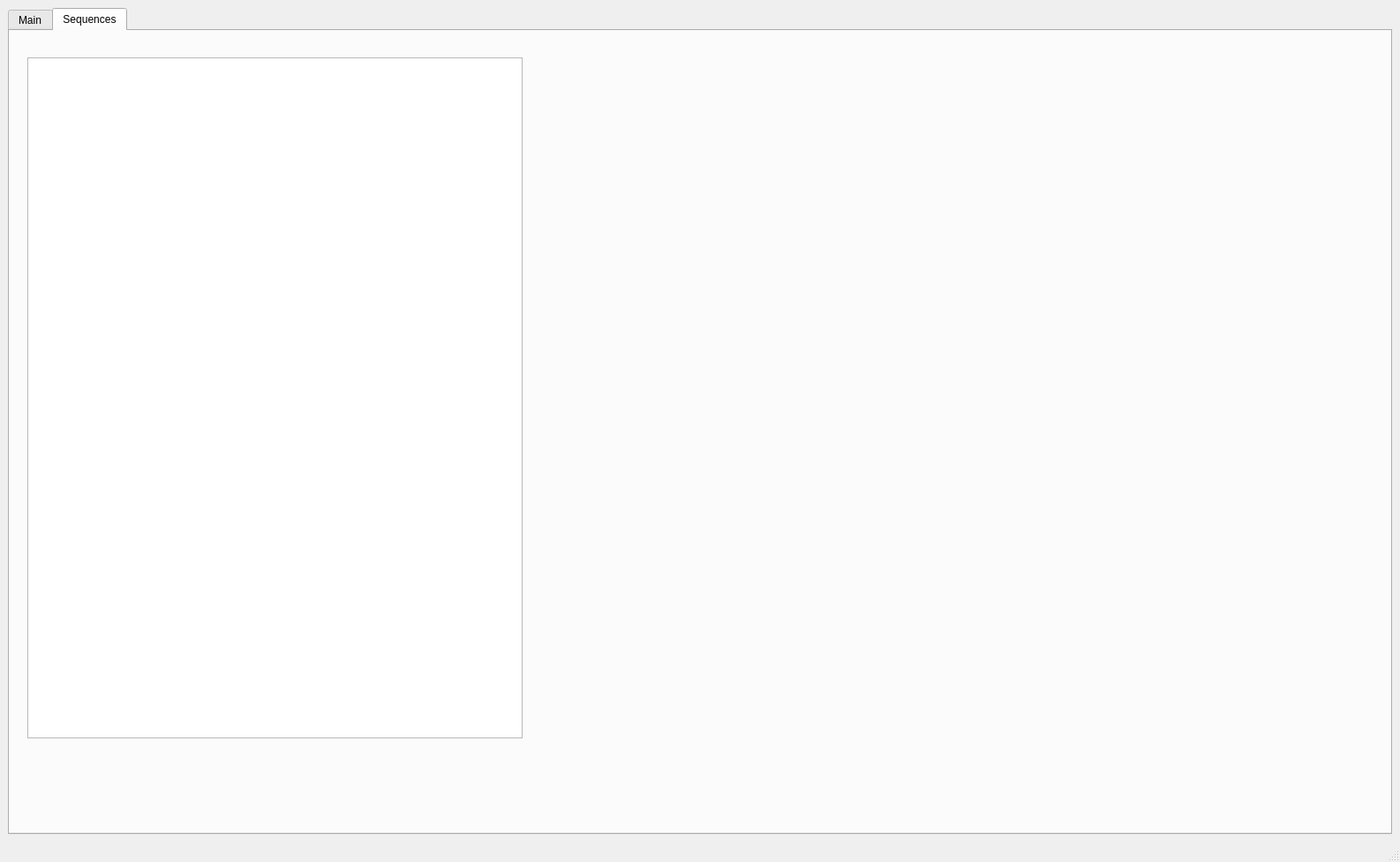
<?xml version="1.0" encoding="UTF-8"?>
<ui version="4.0">
 <class>MainWindow</class>
 <widget class="QMainWindow" name="MainWindow">
  <property name="geometry">
   <rect>
    <x>0</x>
    <y>0</y>
    <width>1586</width>
    <height>976</height>
   </rect>
  </property>
  <property name="sizePolicy">
   <sizepolicy hsizetype="Expanding" vsizetype="Expanding">
    <horstretch>0</horstretch>
    <verstretch>0</verstretch>
   </sizepolicy>
  </property>
  <property name="sizeIncrement">
   <size>
    <width>1</width>
    <height>1</height>
   </size>
  </property>
  <property name="windowTitle">
   <string>MainWindow</string>
  </property>
  <widget class="QWidget" name="centralwidget">
   <property name="sizePolicy">
    <sizepolicy hsizetype="Expanding" vsizetype="Expanding">
     <horstretch>0</horstretch>
     <verstretch>0</verstretch>
    </sizepolicy>
   </property>
   <property name="sizeIncrement">
    <size>
     <width>1</width>
     <height>1</height>
    </size>
   </property>
   <layout class="QGridLayout" name="gridLayout_2">
    <item row="0" column="0">
     <widget class="QTabWidget" name="tabWidget">
      <property name="sizePolicy">
       <sizepolicy hsizetype="Expanding" vsizetype="Expanding">
        <horstretch>1</horstretch>
        <verstretch>1</verstretch>
       </sizepolicy>
      </property>
      <property name="sizeIncrement">
       <size>
        <width>1</width>
        <height>1</height>
       </size>
      </property>
      <property name="currentIndex">
       <number>1</number>
      </property>
      <widget class="QWidget" name="tab">
       <attribute name="title">
        <string>Main</string>
       </attribute>
       <layout class="QGridLayout" name="gridLayout">
        <item row="5" column="2">
         <widget class="QPushButton" name="fwd">
          <property name="text">
           <string>&gt;&gt;</string>
          </property>
         </widget>
        </item>
        <item row="7" column="0" colspan="4">
         <widget class="QLineEdit" name="img_folder">
          <property name="text">
           <string>/tmp/faces</string>
          </property>
         </widget>
        </item>
        <item row="7" column="4">
         <widget class="QPushButton" name="btn_img_folder">
          <property name="text">
           <string>Set Folder</string>
          </property>
         </widget>
        </item>
        <item row="0" column="0" rowspan="2" colspan="3">
         <widget class="QLabel" name="img">
          <property name="minimumSize">
           <size>
            <width>0</width>
            <height>0</height>
           </size>
          </property>
          <property name="text">
           <string>Image</string>
          </property>
         </widget>
        </item>
        <item row="0" column="4" rowspan="2" colspan="2">
         <widget class="QLabel" name="gps_img">
          <property name="text">
           <string>TextLabel</string>
          </property>
         </widget>
        </item>
        <item row="0" column="3" rowspan="2">
         <widget class="QLabel" name="stats_img">
          <property name="text">
           <string>TextLabel</string>
          </property>
         </widget>
        </item>
        <item row="2" column="2" rowspan="2">
         <widget class="QLabel" name="img_label">
          <property name="text">
           <string>Label</string>
          </property>
         </widget>
        </item>
        <item row="6" column="0" colspan="5">
         <widget class="QSlider" name="slider">
          <property name="orientation">
           <enum>Qt::Horizontal</enum>
          </property>
         </widget>
        </item>
        <item row="2" column="0" rowspan="2" colspan="2">
         <widget class="QLabel" name="img_info">
          <property name="text">
           <string>Image Info</string>
          </property>
         </widget>
        </item>
        <item row="5" column="0">
         <widget class="QPushButton" name="bwd">
          <property name="text">
           <string>&lt;&lt;</string>
          </property>
         </widget>
        </item>
        <item row="5" column="1">
         <widget class="QLabel" name="img_number">
          <property name="text">
           <string>0/0</string>
          </property>
         </widget>
        </item>
       </layout>
      </widget>
      <widget class="QWidget" name="tab_2">
       <attribute name="title">
        <string>Sequences</string>
       </attribute>
       <widget class="QListWidget" name="listWidget_sequences">
        <property name="geometry">
         <rect>
          <x>20</x>
          <y>30</y>
          <width>561</width>
          <height>771</height>
         </rect>
        </property>
       </widget>
      </widget>
     </widget>
    </item>
   </layout>
  </widget>
  <widget class="QMenuBar" name="menubar">
   <property name="geometry">
    <rect>
     <x>0</x>
     <y>0</y>
     <width>1586</width>
     <height>23</height>
    </rect>
   </property>
  </widget>
  <widget class="QStatusBar" name="statusbar"/>
 </widget>
 <resources/>
 <connections>
  <connection>
   <sender>bwd</sender>
   <signal>clicked()</signal>
   <receiver>MainWindow</receiver>
   <slot>bwd_clicked()</slot>
   <hints>
    <hint type="sourcelabel">
     <x>272</x>
     <y>873</y>
    </hint>
    <hint type="destinationlabel">
     <x>123</x>
     <y>435</y>
    </hint>
   </hints>
  </connection>
  <connection>
   <sender>fwd</sender>
   <signal>clicked()</signal>
   <receiver>MainWindow</receiver>
   <slot>fwd_clicked()</slot>
   <hints>
    <hint type="sourcelabel">
     <x>789</x>
     <y>873</y>
    </hint>
    <hint type="destinationlabel">
     <x>503</x>
     <y>403</y>
    </hint>
   </hints>
  </connection>
  <connection>
   <sender>btn_img_folder</sender>
   <signal>clicked()</signal>
   <receiver>MainWindow</receiver>
   <slot>img_folder_clicked()</slot>
   <hints>
    <hint type="sourcelabel">
     <x>1306</x>
     <y>932</y>
    </hint>
    <hint type="destinationlabel">
     <x>562</x>
     <y>543</y>
    </hint>
   </hints>
  </connection>
  <connection>
   <sender>slider</sender>
   <signal>sliderReleased()</signal>
   <receiver>MainWindow</receiver>
   <slot>slider_moved()</slot>
   <hints>
    <hint type="sourcelabel">
     <x>188</x>
     <y>884</y>
    </hint>
    <hint type="destinationlabel">
     <x>333</x>
     <y>29</y>
    </hint>
   </hints>
  </connection>
  <connection>
   <sender>listWidget_sequences</sender>
   <signal>doubleClicked(QModelIndex)</signal>
   <receiver>MainWindow</receiver>
   <slot>listWidget_doubleclick()</slot>
   <hints>
    <hint type="sourcelabel">
     <x>360</x>
     <y>326</y>
    </hint>
    <hint type="destinationlabel">
     <x>417</x>
     <y>-1</y>
    </hint>
   </hints>
  </connection>
 </connections>
 <slots>
  <slot>fwd_clicked()</slot>
  <slot>bwd_clicked()</slot>
  <slot>img_folder_clicked()</slot>
  <slot>add_label_clicked()</slot>
  <slot>label_selected()</slot>
  <slot>jump_to_unlabeled()</slot>
  <slot>selected_labels_clicked()</slot>
  <slot>export_button_clicked()</slot>
  <slot>export_slider_value_changed()</slot>
  <slot>slider_moved()</slot>
  <slot>listWidget_doubleclick()</slot>
 </slots>
</ui>
